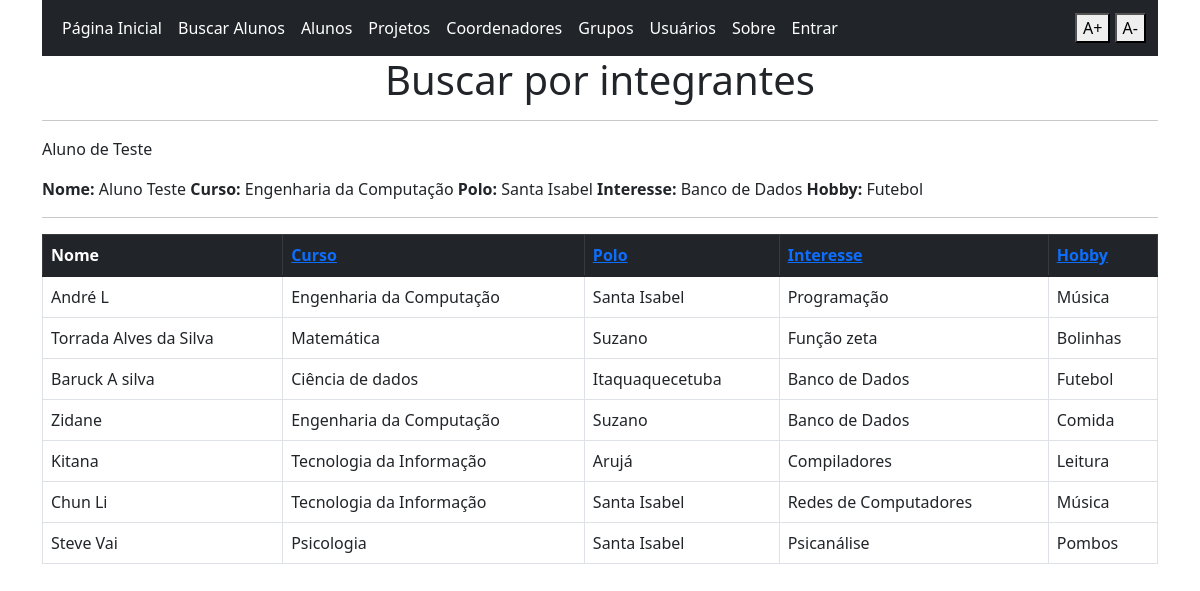
/buscar_alunos, run on an earlier commit of the app's database.
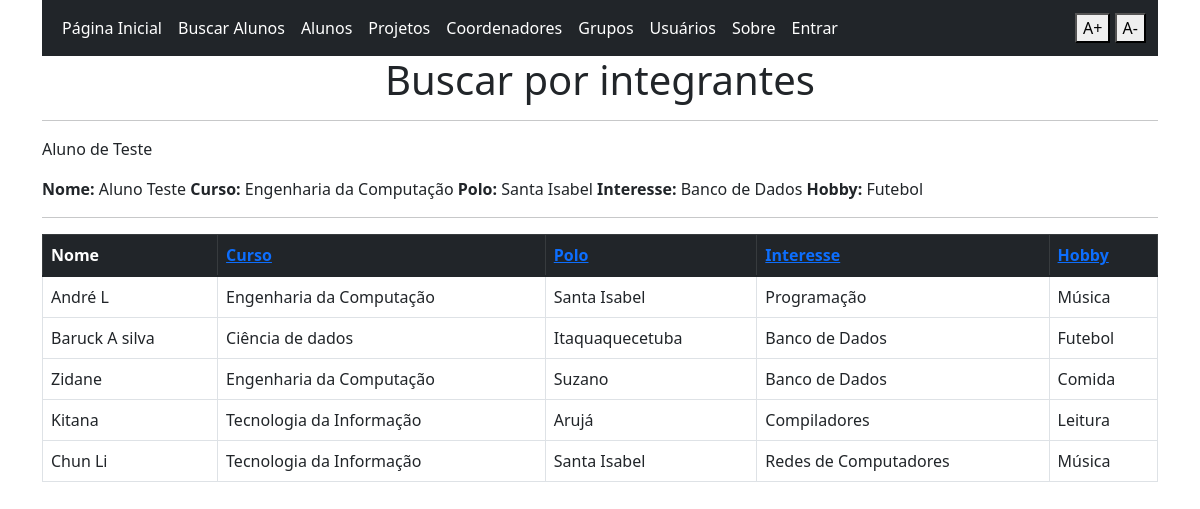
And on a later commit of the database.
### app.py (models this page shows, shortened)
class alunos(db.Model):
    ra = db.Column(db.Integer, primary_key=True)
    nome = db.Column(db.String(50))
    email = db.Column(db.String(50))
    senha = db.Column(db.String(50))
    curso = db.Column(db.String(50))
    polo = db.Column(db.String(50))
    interesse = db.Column(db.String(50))
    hobby = db.Column(db.String(50))
    telefone = db.Column(db.String(15))
    tipo_usuario = db.Column(db.String(20))
    projeto_id = db.Column(db.Integer, ForeignKey('projetos.id'))
    grupo_id = db.Column(db.Integer, ForeignKey('grupos.id'))

### app.py (the view)
@app.route('/buscar_alunos')
def buscar_alunos():
    aluno_teste = {
        "nome":"Aluno Teste",
        "curso":"Engenharia da Computação",
        "polo":"Santa Isabel",
        "interesse":"Banco de Dados",
        "hobby":"Futebol"
    }
    integrantes = alunos.query.all()
    return render_template('buscar_alunos.html', integrantes=integrantes, aluno_teste=aluno_teste)

### templates/buscar_alunos.html
{% extends 'base.html' %}
{% block conteudo %}
    <h1 align="center">Buscar por integrantes</h1><hr>
    <p>Aluno de Teste</p>
    <strong>Nome:</strong> {{aluno_teste.nome}}
    <strong>Curso:</strong> {{aluno_teste.curso}}
    <strong>Polo:</strong> {{aluno_teste.polo}}
    <strong>Interesse:</strong> {{aluno_teste.interesse}}
    <strong>Hobby:</strong> {{aluno_teste.hobby}}
    <hr>
    <table class="table table-bordered table-hover">
        <thead class="table-dark">
            <th scope="col">Nome</th>
            <th scope="col"><a href="{{url_for('busca_por_curso')}}">Curso</a></th>
            <th scope="col"><a href="{{url_for('busca_por_polo')}}">Polo</a></th>
            <th scope="col"><a href="{{url_for('busca_por_interesse')}}">Interesse</a></th>
            <th scope="col"><a href="{{url_for('busca_por_hobby')}}">Hobby</a></th>
        </thead>
        <tbody>
            {% for aluno in integrantes %}
                <tr>
                    <td>{{aluno.nome}}</td>
                    <td>{{aluno.curso}}</td>
                    <td>{{aluno.polo}}</td>
                    <td>{{aluno.interesse}}</td>
                    <td>{{aluno.hobby}}</td>
                </tr>
            {% endfor %}
        </tbody>
    </table>
{% endblock conteudo %}

What changed in the data, as far as the page shows it:
removed alunos: nome "Torrada Alves da Silva", curso "Matemática", polo "Suzano", interesse "Função zeta", hobby "Bolinhas"
removed alunos: nome "Steve Vai", curso "Psicologia", polo "Santa Isabel", interesse "Psicanálise", hobby "Pombos"
